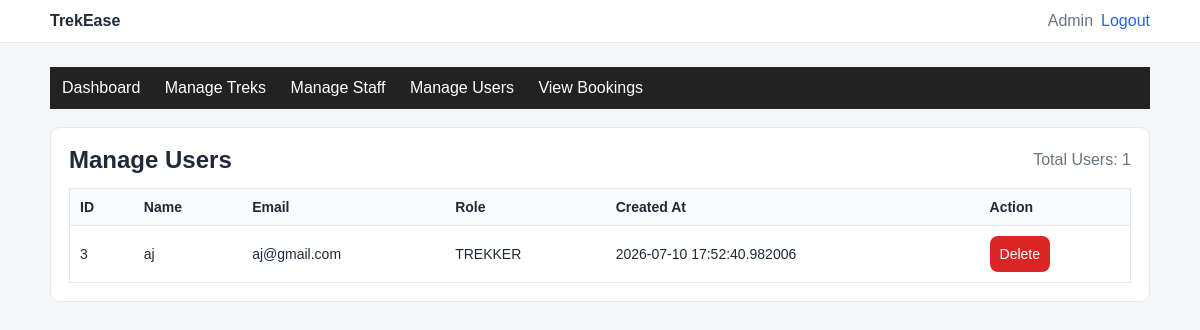
/admin/users (signed in), run on an earlier commit of the app's database.
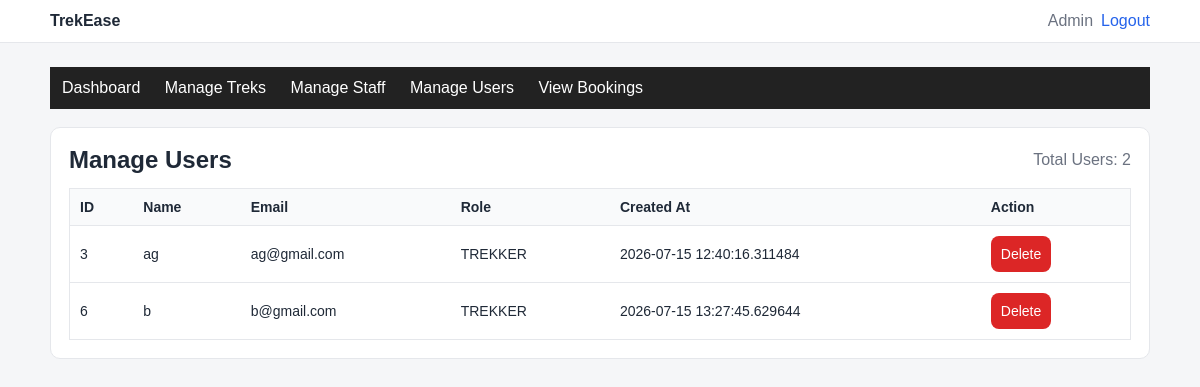
And on a later commit of the database.
### databases.py (models this page shows, shortened)
class User(db.Model):
    __tablename__ = "users"
    id = db.Column(db.Integer, primary_key=True)
    name = db.Column(db.String(100), nullable=False)
    email = db.Column(db.String(100), unique=True, nullable=False)
    password = db.Column(db.String(255), nullable=False)
    role = db.Column(db.String(20), nullable=False)  # ADMIN / STAFF / TREKKER
    created_at = db.Column(db.DateTime, default=datetime.utcnow, nullable=False)
    staff_profile = db.relationship("StaffProfile", back_populates="user", uselist=False)
    bookings = db.relationship("Booking", back_populates="user")

### app.py (the view)
@app.route("/admin/users")
def admin_users():
    if session.get("role") != "ADMIN":
        return redirect(url_for("login"))
    users = User.query.filter_by(role="TREKKER").all()
    return render_template("admin_u.html", users=users)

### templates/admin_u.html (shortened to what this page needs)
{% extends "base.html" %}
{% block content %}
  {% include "admin_nav.html" %}
  <div class="card">
    <div class="actions-inline" style="justify-content: space-between; margin-bottom: 14px;">
      <h2 style="margin: 0;">Manage Users</h2>
      <span style="color: #6b7280;">Total Users: {{ users|length }}</span>
    </div>
    {% if users %}
      <table>
        <tr>
          <th>ID</th>
          <th>Name</th>
          <th>Email</th>
          <th>Role</th>
          <th>Created At</th>
          <th>Action</th>
        </tr>
        {% for user in users %}
          <tr>
            <td>{{ user.id }}</td>
            <td>{{ user.name }}</td>
            <td>{{ user.email }}</td>
            <td>{{ user.role }}</td>
            <td>{{ user.created_at }}</td>
            <td>
              <form method="POST" action="{{ url_for('admin_user_delete', user_id=user.id) }}">
                <button class="btn-danger" type="submit" onclick="return confirm('Delete this user?')">
                  Delete
                </button>
              </form>
            </td>
          </tr>
        {% endfor %}
      </table>
    {% else %}
      <p>No users found.</p>
    {% endif %}
  </div>
{% endblock %}

What changed in the data, as far as the page shows it:
changed User id 3: name "aj" → "ag"; email "aj@gmail.com" → "ag@gmail.com"; created_at "2026-07-10 17:52:40.982006" → "2026-07-15 12:40:16.311484"
added User: id "6", name "b", email "b@gmail.com", role "TREKKER", created_at "2026-07-15 13:27:45.629644"
Also different on the page:
{{ users|length }}: "1" → "2"
